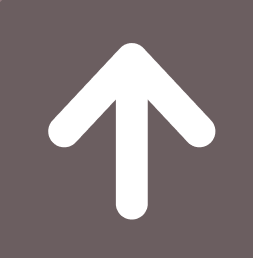
#> input picture ComputerFiles/images/arrow.png, 253 x 258 px
$ python -i Processing.py   (imports and definitions only)
#> lines starting #> are read from the running program, lines starting #| are printed output that depends on the picture; after the words box and inside, x2 and y2 are one past the last pixel; in counts of white or black regions, pixels touching at a corner belong together
#> further down, picture is the input picture: shape (258, 253, 3); mean B, G, R 122.9, 121.3, 132.1
import cv2
import numpy as np
import time
import requests

# Functions that use the basic OpenCv functions to help detect things within the image
def apply_gaussian_blur(image, kernel_size=(9, 9)):
#> called with kernel_size = (9, 9)
    return cv2.GaussianBlur(image, kernel_size, 0)
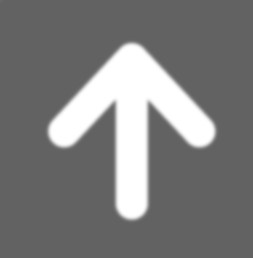
#> returned value: shape (258, 253); min 98, max 255, mean 124.6

def canny_edge_detection(image, low_threshold=150, high_threshold=200):
#> called with low_threshold = 150, high_threshold = 200
    return cv2.Canny(image, low_threshold, high_threshold)
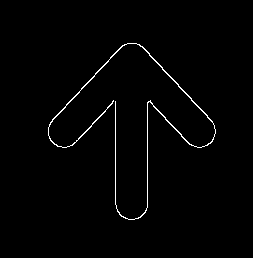
#> returned value: shape (258, 253); 1.3% white in thin lines or dots, all inside (x1, y1, x2, y2) = (48, 43, 216, 220)

def dilate_with_buffer(image, buffer_radius=5):
#> called with buffer_radius = 5
    kernel = np.ones((buffer_radius, buffer_radius), np.uint8)
    return cv2.dilate(image, kernel, iterations=1)
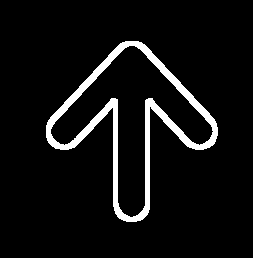
#> returned value: shape (258, 253); 6.6% white; 1 white region, box (x1, y1, x2, y2) and area: (46, 41, 218, 222) 4318

# [47 lines left out: functions hsv_mask, detect_centerline, not called in this run]

# Resize function to ensure all frames are the same size
def resize_frame(frame):
    return cv2.resize(frame, (1280, 720))

# Function to detect orientation of lines (horizontal or vertical)
# [20 lines left out: function detect_lines_orientation, not called in this run]

# Function to draw parallel lines (vertical or horizontal) on the image
def draw_parallel_lines(image, orientation="vertical"):
    gray = cv2.cvtColor(image, cv2.COLOR_BGR2GRAY)
    blurred = apply_gaussian_blur(gray)
    edges = canny_edge_detection(blurred)
    dilated_edges = dilate_with_buffer(edges)

    line_image = image.copy()

    lines = cv2.HoughLinesP(dilated_edges, 1, np.pi / 180, 100, minLineLength=100, maxLineGap=10)
#> lines = [[144, 217, 149, 98], [112, 98, 116, 214], [116, 99, 118, 217], [145, 216, 150, 98], [115, 213, 117, 99]]
    if lines is not None:
        for line in lines:
            x1, y1, x2, y2 = line[0]
            if orientation == "vertical" and abs(x2 - x1) < abs(y2 - y1):
                cv2.line(line_image, (x1, y1), (x2, y2), (0, 255, 0), 2)  # Draw green for vertical lines
            elif orientation == "horizontal" and abs(y2 - y1) < abs(x2 - x1):
                cv2.line(line_image, (x1, y1), (x2, y2), (255, 0, 0), 2)  # Draw blue for horizontal lines
#> this loop made 5 passes
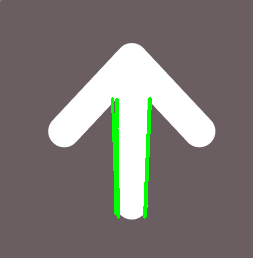
#> line_image: shape (258, 253, 3); 1.86% of pixels changed, all inside (x1, y1, x2, y2) = (111, 97, 152, 219)

    return line_image

# [8 lines left out: function post_direction, not called in this run]

# [22 lines of commented-out code are left out]

def apply_overlay(frame):
    return frame

>>> import cv2
>>> picture = cv2.imread('images/arrow.png')
>>> result = draw_parallel_lines(picture)

$ run again, on ComputerFiles/images/play.png
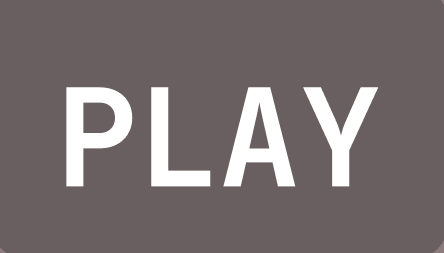
#> input picture ComputerFiles/images/play.png, 444 x 253 px
#> picture is the input picture: shape (253, 444, 3); mean B, G, R 112.7, 111, 120.8
#> in canny_edge_detection, `return cv2.Canny(image, low_threshold, high_threshold)`:
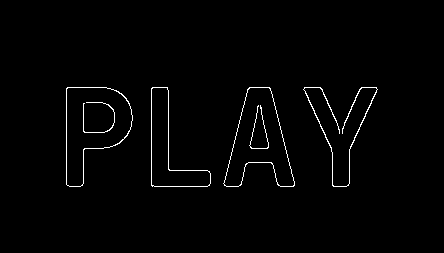
#> returned value: shape (253, 444); 1.4% white in thin lines or dots, all inside (x1, y1, x2, y2) = (66, 87, 378, 187)
#> in dilate_with_buffer, `return cv2.dilate(image, kernel, iterations=1)`:
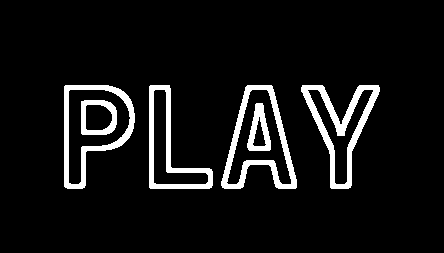
#> returned value: shape (253, 444); 7.5% white; 6 white regions, box (x1, y1, x2, y2) and area: (301, 85, 380, 189) 2158, (221, 85, 297, 189) 1875, (64, 85, 135, 189) 1633, (149, 85, 213, 189) 1576, (81, 100, 117, 135) 603, (247, 103, 271, 151) 591
#> lines = None
